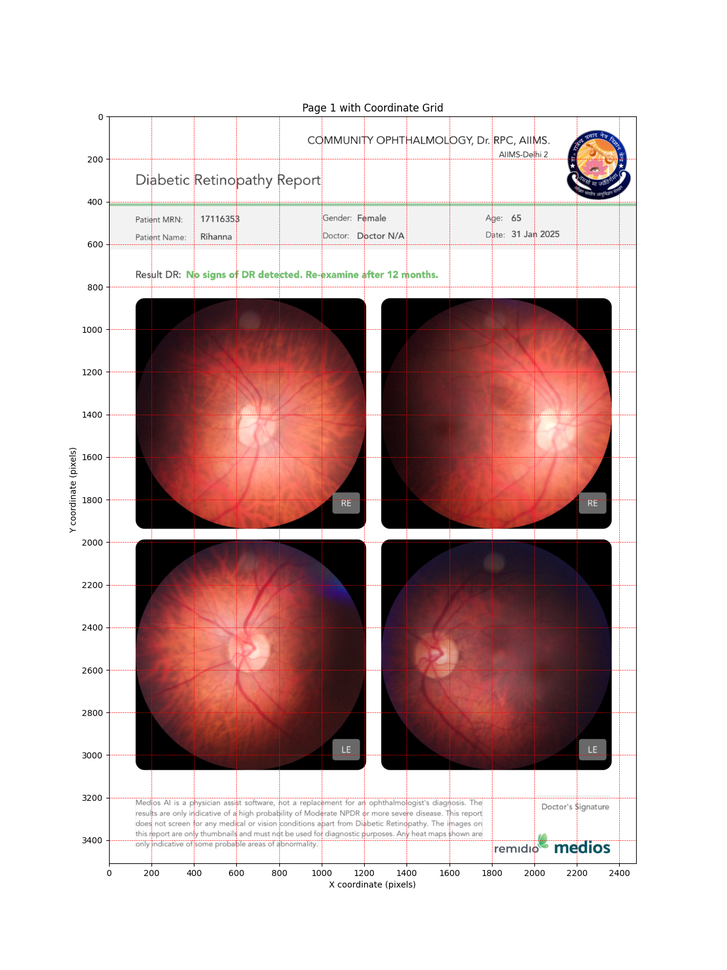
#> input picture page_1_with_grid.png, 727 x 970 px, shrunk from 1200 x 1600 before the run; its folder holds only this picture in this run
$ python -i OCR_anonymizer.py   (imports and definitions only)
#> lines starting #> are read from the running program, lines starting #| are printed output that depends on the picture; after the words box and inside, x2 and y2 are one past the last pixel; in counts of white or black regions, pixels touching at a corner belong together
import cv2
import numpy as np
import os

ROI_HEIGHT_RATIO = 0.25
ROI_WIDTH_RATIO  = 0.35
BLACK_V_THRESHOLD = 38
MIN_REGION_AREA  = 200
RETINA_SAFETY_PX = 20

CONTRAST   = 36
BRIGHTNESS = 50
GAMMA      = 0.7

OUTPUT_DIR = "/home/aiims/Desktop/Yash/OPTHA/DR/Phase_1/anonymized"

def adjust_gamma(image, gamma):
    inv_gamma = 1.0 / gamma
    table = np.array([(i / 255.0) ** inv_gamma * 255 for i in range(256)]).astype("uint8")
    return cv2.LUT(image, table)

def preprocess_image(img):
    alpha = 1 + (CONTRAST / 100)
    img = cv2.convertScaleAbs(img, alpha=alpha, beta=BRIGHTNESS)
    img = adjust_gamma(img, GAMMA)
    return img

def anonymize_fundus(image_path):
#> called with image_path = '../page_1_with_grid.png'
    img_original = cv2.imread(image_path)
#> img_original is the input picture: shape (970, 727, 3); mean B, G, R 187.5, 188.2, 208
    if img_original is None:
        return None

    img_enhanced = preprocess_image(img_original.copy())
#> in preprocess_image, `img = cv2.convertScaleAbs(img, alpha=alpha, beta=BRIGHTNESS)`:
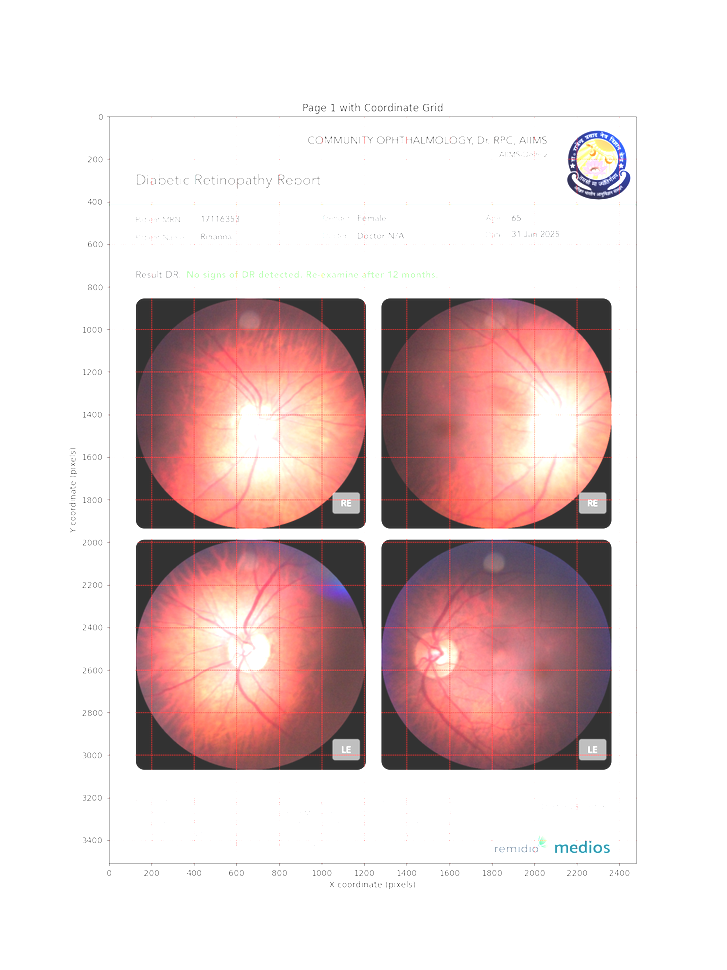
#> img: shape (970, 727, 3); mean of channels 0, 1, 2 211.5, 212.1, 229.4; drawn as B, G, R
#> in adjust_gamma, `return cv2.LUT(image, table)`:
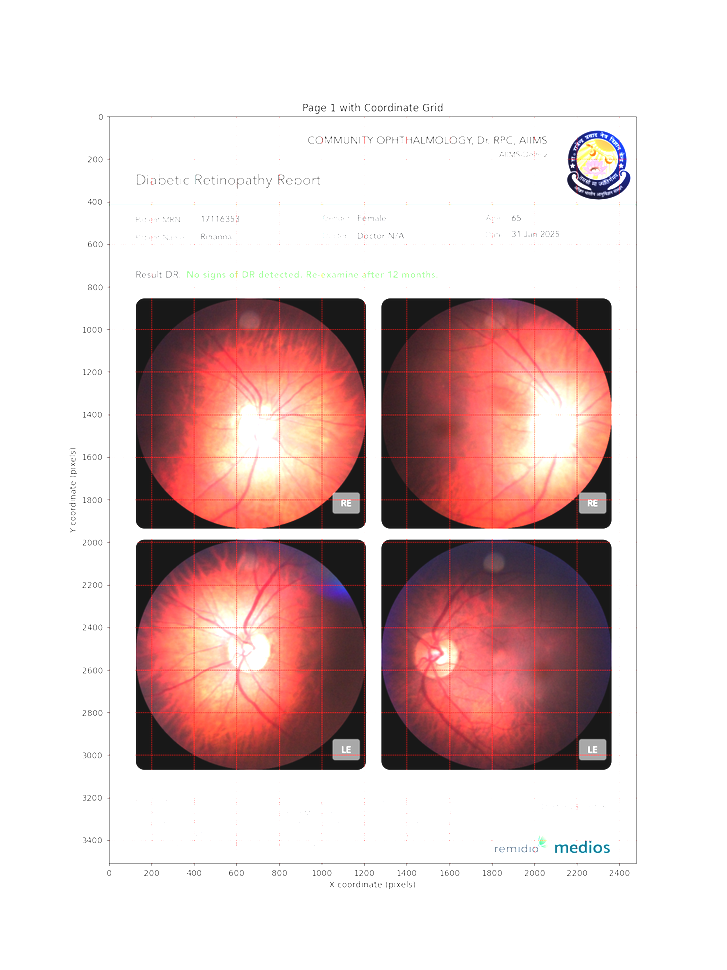
#> returned value: shape (970, 727, 3); mean of channels 0, 1, 2 202.4, 203.4, 224; drawn as B, G, R

    h, w = img_enhanced.shape[:2]
#> h = 970; w = 727
    roi_h = int(h * ROI_HEIGHT_RATIO)
#> roi_h = 242
    roi_w = int(w * ROI_WIDTH_RATIO)
#> roi_w = 254

    roi = img_enhanced[0:roi_h, 0:roi_w]
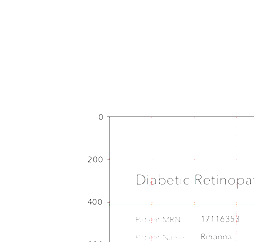
#> roi: shape (242, 254, 3); mean of channels 0, 1, 2 253.9, 253.9, 253.9; drawn as B, G, R
    hsv = cv2.cvtColor(roi, cv2.COLOR_BGR2HSV)
#> hsv: shape (242, 254, 3); mean H, S, V 0.7, 0.1, 253.9

    black_mask = hsv[:, :, 2] < BLACK_V_THRESHOLD
#> black_mask: shape (242, 254) bool; every value is 0

    retina_mask = (
        ((hsv[:, :, 0] >= 0) & (hsv[:, :, 0] <= 35)) &
        (hsv[:, :, 1] > 35) &
        (hsv[:, :, 2] > 50)
    ).astype(np.uint8) * 255
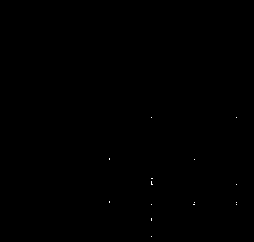
#> retina_mask: shape (242, 254); 0.04% white in thin lines or dots, all inside (x1, y1, x2, y2) = (109, 117, 237, 237)

    kernel = cv2.getStructuringElement(cv2.MORPH_ELLIPSE, (RETINA_SAFETY_PX, RETINA_SAFETY_PX))
    retina_mask = cv2.dilate(retina_mask, kernel)
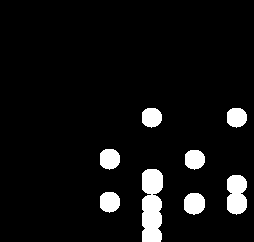
#> retina_mask: shape (242, 254); 6.6% white; 8 white regions, largest, box (x1, y1, x2, y2) and area: (142, 169, 163, 242) 1339, (227, 175, 247, 215) 680, (184, 193, 205, 215) 381

    safe_mask = black_mask & (~(retina_mask > 0))
    safe_mask = safe_mask.astype(np.uint8) * 255
    safe_mask = cv2.morphologyEx(safe_mask, cv2.MORPH_CLOSE, np.ones((3, 3), np.uint8))

    # Expand mask to full image
    full_mask = np.zeros(img_original.shape[:2], dtype=np.uint8)
    full_mask[0:roi_h, 0:roi_w] = safe_mask
#> full_mask: shape (970, 727); every value is 0

    # Apply only on original
    img_final = img_original.copy()
    img_final[full_mask == 255] = (0, 0, 0)

    return img_final

def process_folder(input_dir):
    os.makedirs(OUTPUT_DIR, exist_ok=True)

    for f in os.listdir(input_dir):
        if f.lower().endswith((".png", ".jpg", ".jpeg", ".tif", ".tiff")):
            img = anonymize_fundus(os.path.join(input_dir, f))
            if img is not None:
                cv2.imwrite(os.path.join(OUTPUT_DIR, f), img)
                print(f"✅ Anonymized: {f}")

# [2 lines not run here, left out]

>>> result = anonymize_fundus('../page_1_with_grid.png')

$ run again, on page_2_with_grid.png
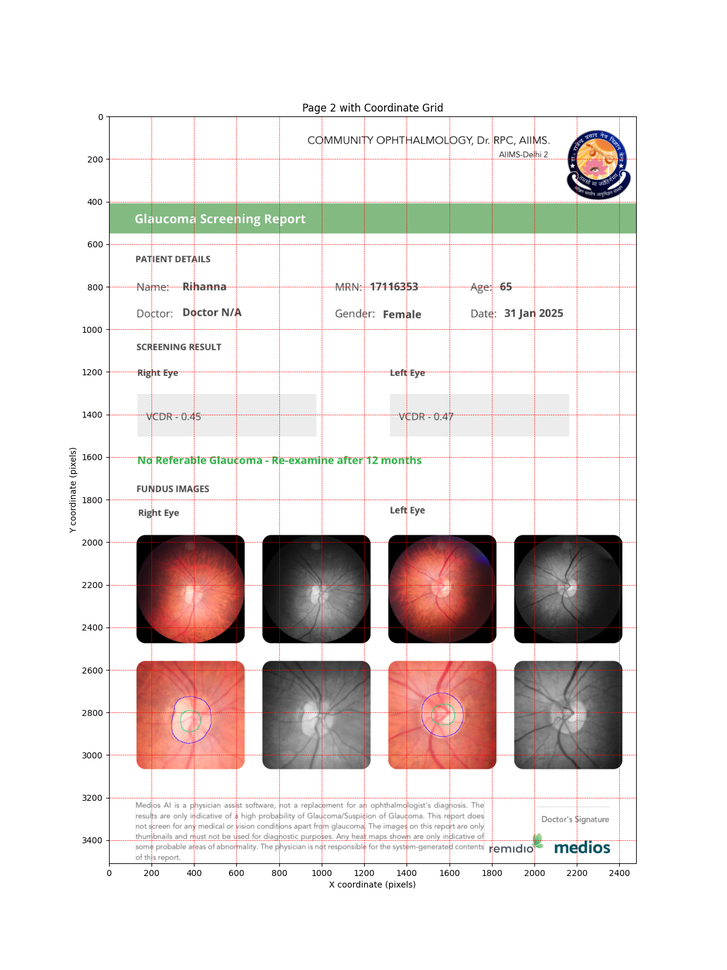
#> input picture page_2_with_grid.png, 727 x 970 px, shrunk from 1200 x 1600 before the run
#> in anonymize_fundus, img_original is the input picture: shape (970, 727, 3); mean B, G, R 223.4, 225.2, 231.5
#> in anonymize_fundus, `roi = img_enhanced[0:roi_h, 0:roi_w]`:
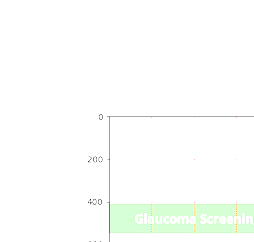
#> roi: shape (242, 254, 3); mean of channels 0, 1, 2 251.8, 254.4, 252.1; drawn as B, G, R
#> hsv: shape (242, 254, 3); mean H, S, V 3.4, 2.6, 254.4
#> black_mask: shape (242, 254) bool; every value is 0
#> in anonymize_fundus, `retina_mask = cv2.dilate(retina_mask, kernel)`:
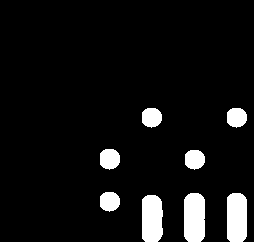
#> retina_mask: shape (242, 254); 7.3% white; 8 white regions, largest, box (x1, y1, x2, y2) and area: (184, 193, 205, 242) 972, (227, 193, 247, 242) 935, (142, 195, 163, 242) 909
#> full_mask: shape (970, 727); every value is 0
